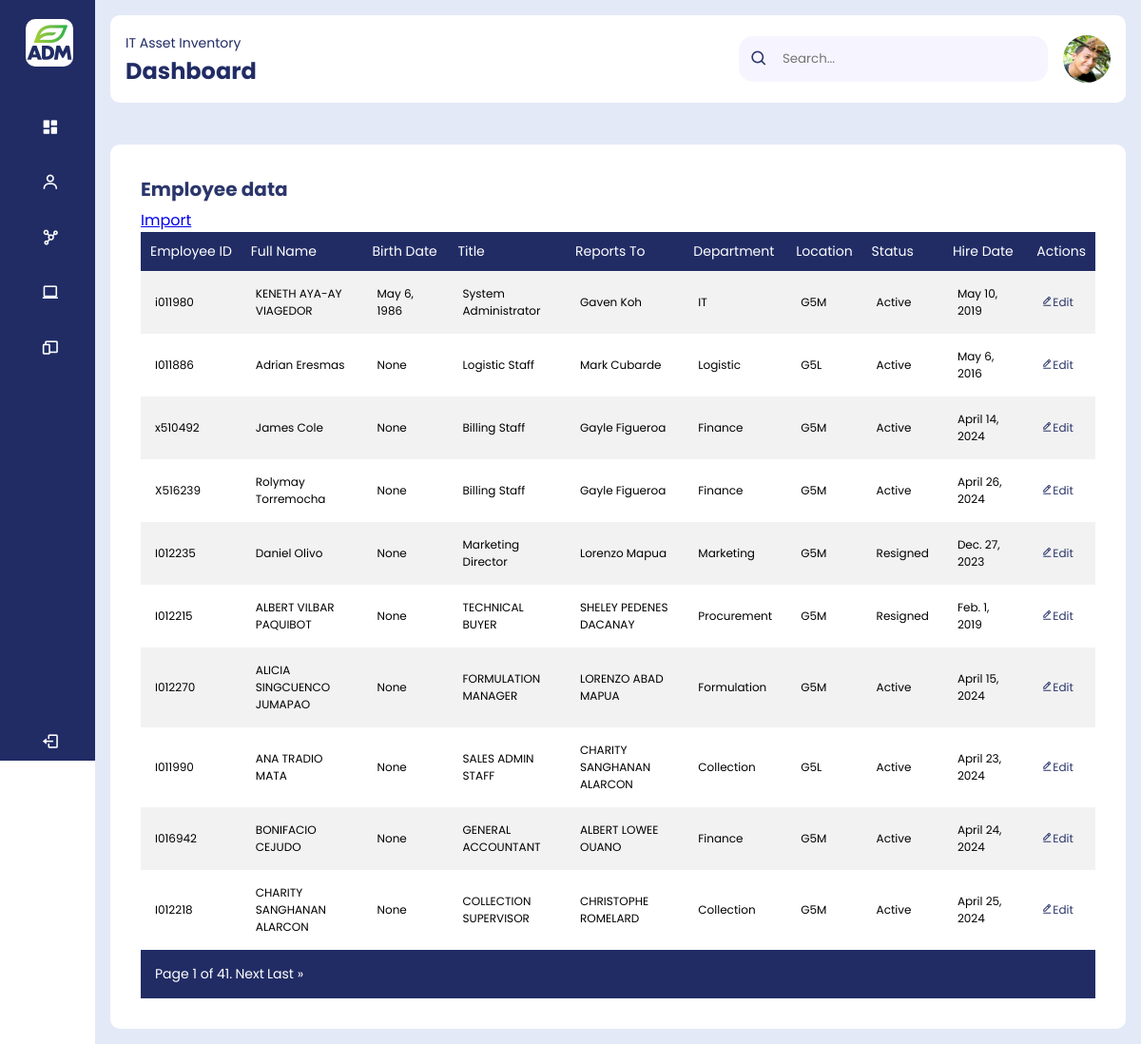
/employees/, run on the app's committed database.
### main/models.py (models this page shows, shortened)
class Employee(models.Model):
    STATUS = [
        ('Active', 'Active'),
        ('Resigned', 'Resigned'),
        ('Supended', 'Suspended'),
        ('Terminated', 'Terminated'),
        ('Retired', 'Retired'),
    ]
    employee_id = models.CharField(max_length=100, null=False, blank=False)
    name = models.CharField(max_length=100, null=False, blank=False)
    birth_date = models.DateField(null=True, blank=True)
    title = models.CharField(max_length=100, null=False, blank=False)
    reports_to = models.CharField(max_length=100, null=False, blank=False)
    department = models.ForeignKey(Department, on_delete=models.CASCADE)
    location = models.ForeignKey(Location, on_delete=models.CASCADE )
    status = models.CharField(max_length=100, choices=STATUS)
    hire_date = models.DateField(null=True, blank=True)

class Department(models.Model):
    name = models.CharField(max_length=100)
    description = models.TextField()
    def __str__(self):
        return self.name

class Location(models.Model):
    name = models.CharField(max_length=100)
    address = models.CharField(max_length=255)
    city = models.CharField(max_length=100)
    country = models.CharField(max_length=100)
    def __str__(self):
        return self.name

### main/views.py (the view)
# urls.py: path('employees/', views.employees, name="employees"),
def employees(request):
    employees = Employee.objects.all()
    paginator = Paginator(employees, 10)
    page_number = request.GET.get('page', 1)
    page_obj = paginator.get_page(page_number)
    context = {
        'page_obj': page_obj,
    }
    return render(request, 'employee_list.html', context)

### main/templates/employee_list.html (shortened to what this page needs)
{% extends 'base.html' %}
{% load static %}
{% block content %}
    <div class="tabular-wrapper">
        <h3 class="main-title"> Employee data</h3>
        <a href="{% url 'upload_employee_csv' %}">Import</a>
        <div class="table-container">
            <table>
                <thead>
                    <tr>
                        <th>Employee ID</th>
                        <th>Full Name</th>
                        <th>Birth Date</th>
                        <th>Title</th>
                        <th>Reports To</th>
                        <th>Department</th>
                        <th>Location</th>
                        <th>Status</th>
                        <th>Hire Date</th>
                        <th>Actions</th>
                    </tr>
                </thead>
                <tbody>
                    {% for employee in page_obj %}
                    <tr>
                        <td>{{ employee.employee_id }}</td>
                        <td>{{ employee.name }}</td>
                        <td>{{ employee.birth_date }}</td>
                        <td>{{ employee.title }}</td>
                        <td>{{ employee.reports_to }}</td>
                        <td>{{ employee.department }}</td>
                        <td>{{ employee.location }}</td>
                        <td>{{ employee.status }}</td>
                        <td>{{ employee.hire_date }}</td>
                        <td><a class="button" href="#"><i class='bx bx-edit-alt' ></i>Edit</a</td>
                    </tr>
                    {% endfor %}
                </tbody>
                <tfoot>
                    <tr>
                        <td colspan="11">
                            {% if page_obj.has_other_pages %}
                            <div class="pagination">
                                <span class="current">Page {{ page_obj.number }} of {{ page_obj.paginator.num_pages }}.</span>
                                {% if page_obj.has_next %}
                                <a href="?page={{ page_obj.next_page_number }}">Next</a>
                                <a href="?page={{ page_obj.paginator.num_pages }}">Last &raquo;</a>
                                {% endif %}
                            </div>
                            {% endif %}
                        </td>
                    </tr>
                </tfoot>
            </table>
        </div>
    </div>
{% endblock %}

### static/css/style_v2.css (style rules this page uses)
* { margin: 0; padding: 0; border: none; outline: none; box-sizing: border-box; font-family: 'Poppins', sans-serif; }
:root { --body-color: #E4E9F7; --sidebar-color: #212c65; --menu-color: #2b366b; --primary-color: #FFF; --primary-color-light: #F6F5FF; --toogle-color: #DDD; --text-color: #2b366b; --tran-02: 0.2s ease; --tran-03: 0.3s ease; --tran-04: 0.4s ease; --tran-05: 0.5s ease linear; }
body { display: flex; background: var(--primary-color); }
.main-title { color: var(--text-color); padding-bottom: 5px; font-size: 20px; }
.tabular-wrapper { background: var(--primary-color); margin-top: 1rem; border-radius: 10px; padding: 2rem; }
.table-container { width: 100%; }
table { width: 100%; border-collapse: collapse; }
thead { background: var(--sidebar-color); color: var(--primary-color); }
th { padding: 10px; text-align: left; font-size: 14px; font-weight: 400; white-space: nowrap; }
tbody { background: #f2f2f2; }
td { padding: 15px; font-size: 12px; columns: #333; }
tr:nth-child(even) { background: var(--primary-color); }
tbody tr { transition: background-color 0.3s ease; }
tfoot { background: var(--sidebar-color); color: var(--primary-color); }
tfoot td { padding: 15px; color: var(--primary-color-light); }
tr a { cursor: pointer; text-decoration: none; color: var(--text-color); font-size: 12px; }
.pagination a, span { color: var(--primary-color); font-size: 14px; font-weight: 400; align-items: center; gap: 1.5rem; text-decoration: none; }

### data on the page
Employee: employee_id "i011980", name "KENETH AYA-AY VIAGEDOR", birth_date "May 6, 1986", title "System Administrator", reports_to "Gaven Koh", department "IT", location "G5M", status "Active", hire_date "May 10, 2019"
Employee: employee_id "I011886", name "Adrian Eresmas", birth_date "None", title "Logistic Staff", reports_to "Mark Cubarde", department "Logistic", location "G5L", status "Active", hire_date "May 6, 2016"
Employee: employee_id "x510492", name "James Cole", birth_date "None", title "Billing Staff", reports_to "Gayle Figueroa", department "Finance", location "G5M", status "Active", hire_date "April 14, 2024"
Employee: employee_id "X516239", name "Rolymay Torremocha", birth_date "None", title "Billing Staff", reports_to "Gayle Figueroa", department "Finance", location "G5M", status "Active", hire_date "April 26, 2024"
Employee: employee_id "I012235", name "Daniel Olivo", birth_date "None", title "Marketing Director", reports_to "Lorenzo Mapua", department "Marketing", location "G5M", status "Resigned", hire_date "Dec. 27, 2023"
Employee: employee_id "I012215", name "ALBERT VILBAR PAQUIBOT", birth_date "None", title "TECHNICAL BUYER", reports_to "SHELEY PEDENES DACANAY", department "Procurement", location "G5M", status "Resigned", hire_date "Feb. 1, 2019"
Employee: employee_id "I012270", name "ALICIA SINGCUENCO JUMAPAO", birth_date "None", title "FORMULATION MANAGER", reports_to "LORENZO ABAD MAPUA", department "Formulation", location "G5M", status "Active", hire_date "April 15, 2024"
Employee: employee_id "I011990", name "ANA TRADIO MATA", birth_date "None", title "SALES ADMIN STAFF", reports_to "CHARITY SANGHANAN ALARCON", department "Collection", location "G5L", status "Active", hire_date "April 23, 2024"
Employee: employee_id "I016942", name "BONIFACIO CEJUDO", birth_date "None", title "GENERAL ACCOUNTANT", reports_to "ALBERT LOWEE OUANO", department "Finance", location "G5M", status "Active", hire_date "April 24, 2024"
Employee: employee_id "I012218", name "CHARITY SANGHANAN ALARCON", birth_date "None", title "COLLECTION SUPERVISOR", reports_to "CHRISTOPHE ROMELARD", department "Collection", location "G5M", status "Active", hire_date "April 25, 2024"

### other printed values
{{ page_obj.number }} "1"
{{ page_obj.paginator.num_pages }} "41"
